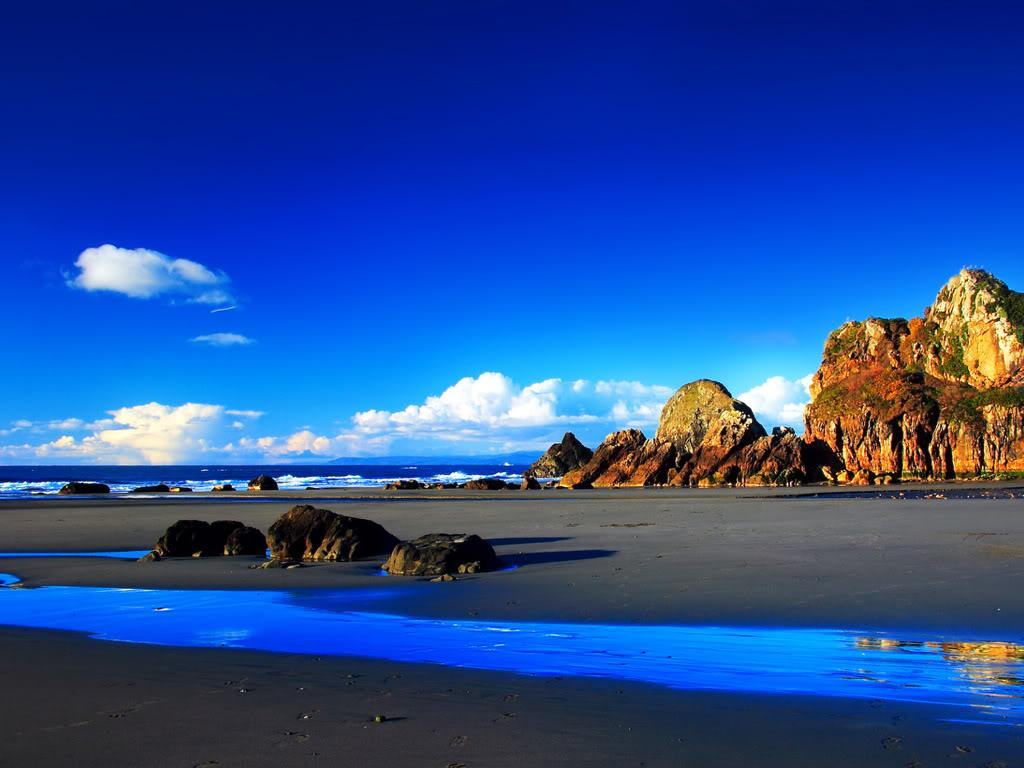
%> input picture visual1/images/praia.bmp, 1024 x 768 px
$ octave ex3_1.m   (GNU Octave 9; MATLAB toolbox functions it lacks are replaced by stand-ins)
%> lines starting %> are read from the running program, lines starting %| are printed output that depends on the picture
%fspecial
%imfilter

close all; clear;

%1.1.1
img = imread("images\praia.bmp");
%> img is the input picture: size 768x1024x3 uint8; mean R, G, B 37.3, 77, 153.4

N = 3;
radius = 5;
sigma = 1;
alpha = 0.01;
len = 50;
theta = 0; %angulo de rotacao

% Segundo exercício
filter = fspecial('average', N);
result1 = imfilter(img,filter,'replicate');

filter = fspecial('disk', radius);          % Tipo de blur
result2 = imfilter(img,filter,'replicate');

% Segundo exercício
filter = fspecial('gaussian', N, sigma);
result3 = imfilter(img,filter,'replicate');

filter = fspecial('laplacian', alpha);
result4 = imfilter(img,filter,'replicate');
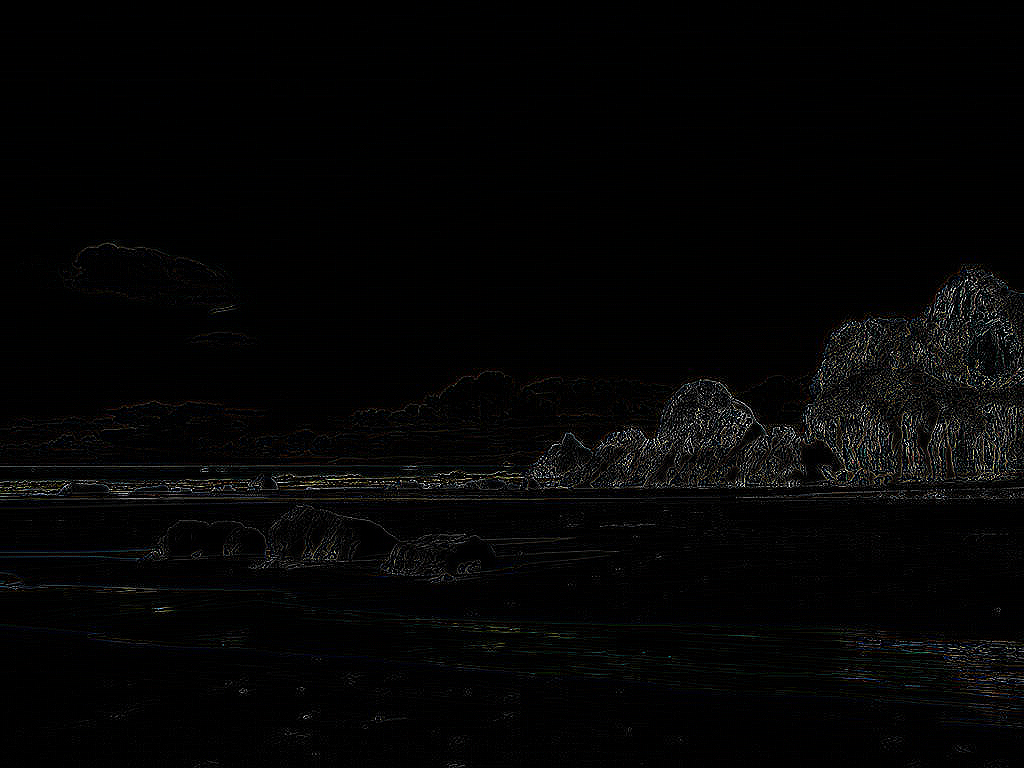
%> result4: size 768x1024x3 uint8; mean R, G, B 4.5, 4.5, 4.5

filter = fspecial('log', N, sigma);
result5 = imfilter(img,filter,'replicate');
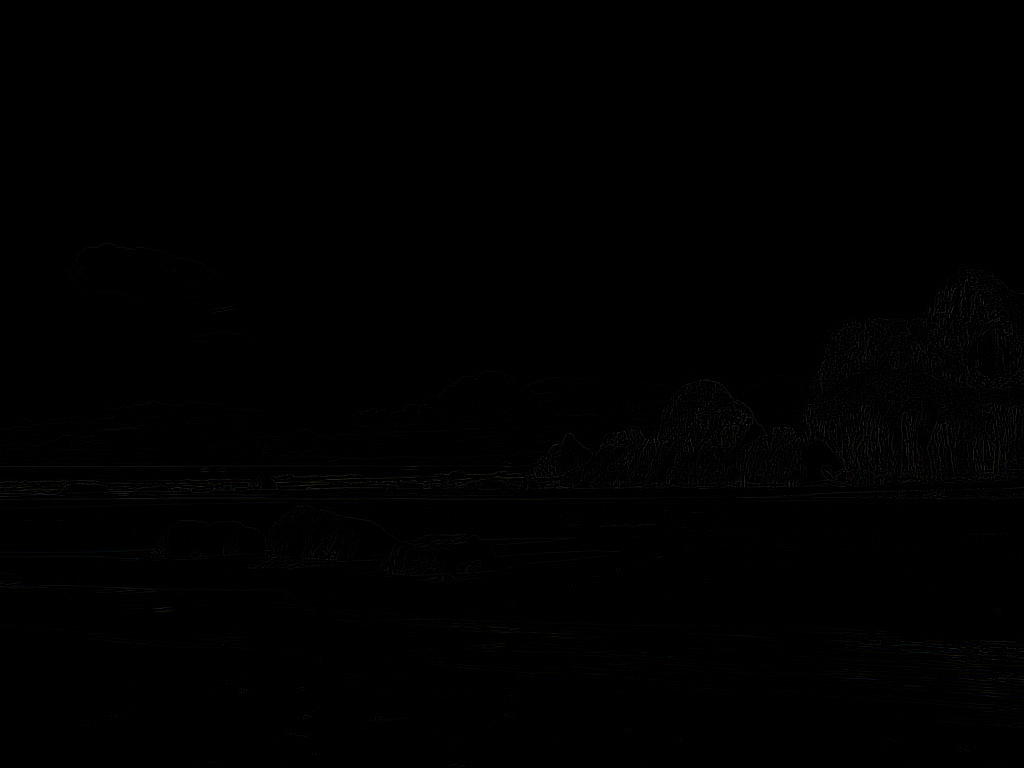
%> result5: size 768x1024x3 uint8; mean R, G, B 0.6, 0.6, 0.6

filter = fspecial('motion',len,theta);
result6 = imfilter(img,filter,'replicate');
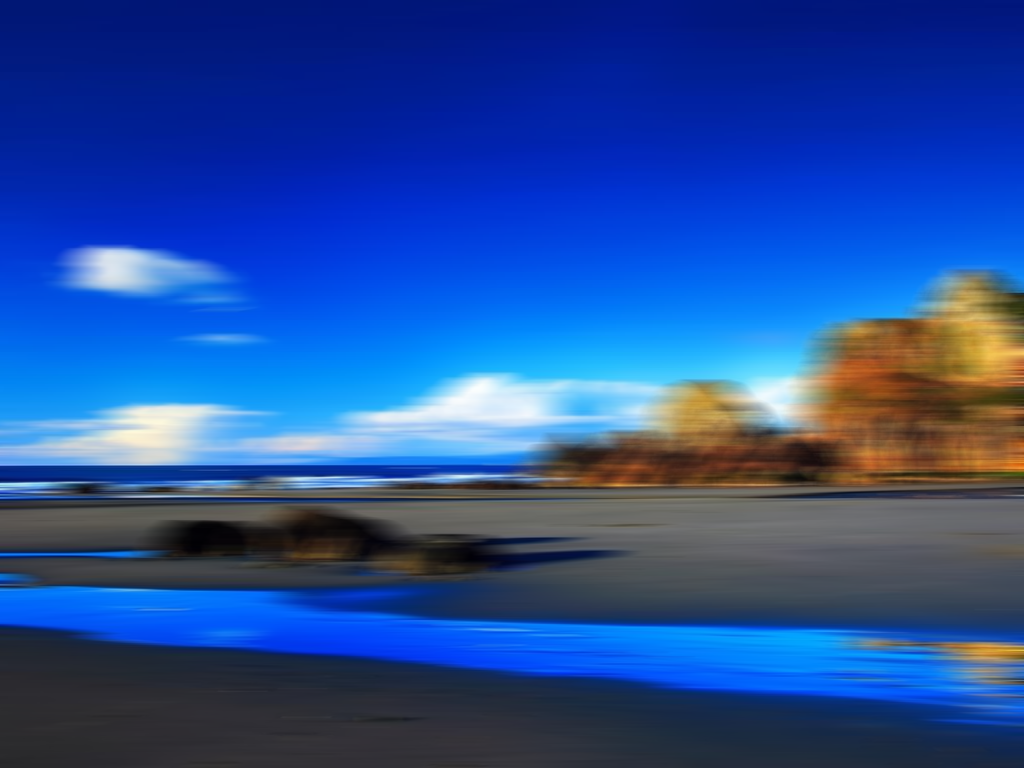
%> result6: size 768x1024x3 uint8; mean R, G, B 37.3, 77, 153.4; mean of the top-left, top-right, bottom-left and bottom-right quarters 84.2, 92.9, 90, 89.8

filter = fspecial('prewitt');
result7 = imfilter(img,filter,'replicate');

filter = fspecial('sobel');
result8 = imfilter(img,filter,'replicate');
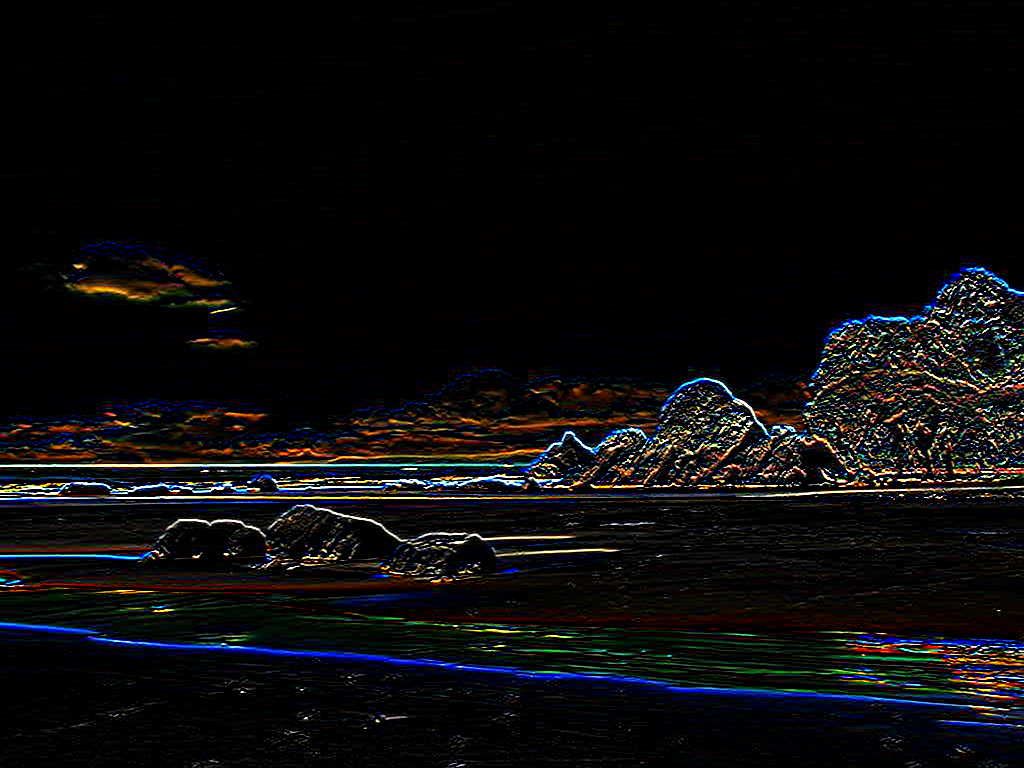
%> result8: size 768x1024x3 uint8; mean R, G, B 12.1, 11.5, 12.3

filter = fspecial('unsharp');
result9 = imfilter(img,filter,'replicate');
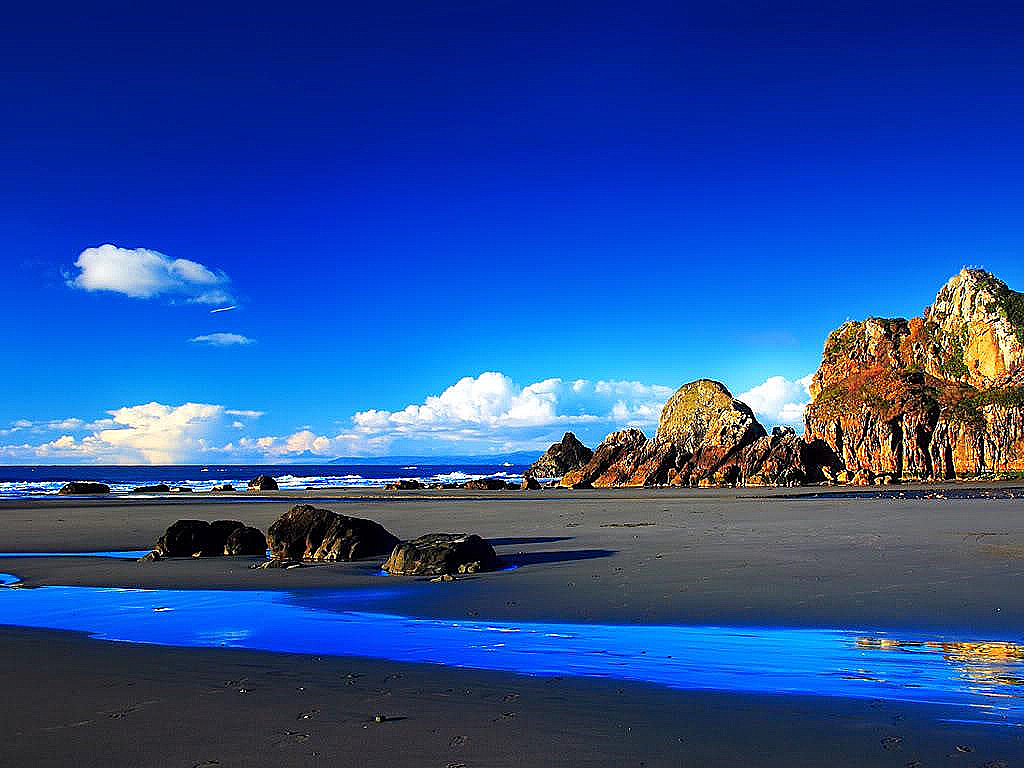
%> result9: size 768x1024x3 uint8; mean R, G, B 37.7, 77.5, 154.1

figure(1);

imshow(result1);
title('average', 'FontSize', 15);

figure(2);
imshow(result2);
title('disk', 'FontSize', 15);

figure(3);
imshow(result3);
title('gaussian', 'FontSize', 15);

figure(4);
imshow(result4);
title('laplacian', 'FontSize', 15);

figure(5);
imshow(result5);
title('log', 'FontSize', 15);

% figure(6);
% imshow(result6);
% title('motion', 'FontSize', 15);

figure(7);
imshow(result7);
title('perwitt', 'FontSize', 15);

figure(8);
imshow(result8);
title('sobel', 'FontSize', 15);


figure(9);
imshow(img);

$ run again, with visual1/images/elephant.bmp copied over visual1/images/praia.bmp
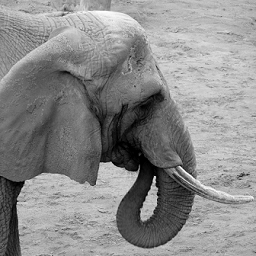
%> input picture visual1/images/elephant.bmp, 256 x 256 px
%> img is the input picture: size 256x256 uint8; min 0, max 255, mean 139.3
%> `result8 = imfilter(img,filter,'replicate');`:
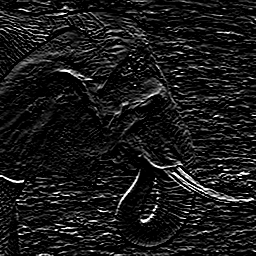
%> result8: size 256x256 uint8; min 0, max 255, mean 25.6
%> `result9 = imfilter(img,filter,'replicate');`:
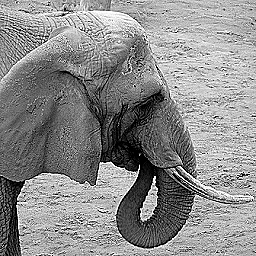
%> result9: size 256x256 uint8; min 0, max 255, mean 139.7

$ run again, with visual1/images/floresVermelhas.bmp copied over visual1/images/praia.bmp
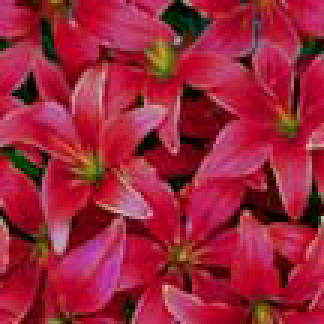
%> input picture visual1/images/floresVermelhas.bmp, 108 x 108 px (shown 3 times larger)
%> img is the input picture: size 108x108x3 uint8; mean R, G, B 157.1, 35.8, 58.1
%> `result8 = imfilter(img,filter,'replicate');`:
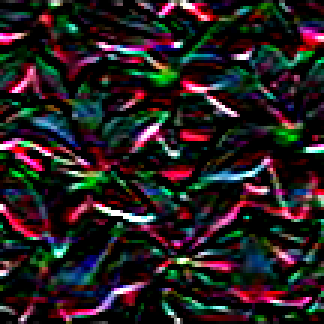
%> result8: size 108x108x3 uint8 (shown 3 times larger); mean R, G, B 38.7, 31.3, 32.8
%> `result9 = imfilter(img,filter,'replicate');`:
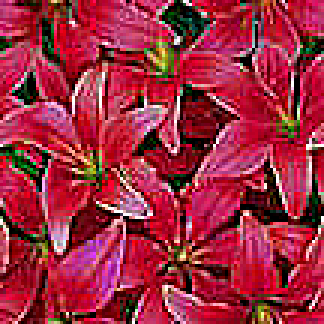
%> result9: size 108x108x3 uint8 (shown 3 times larger); mean R, G, B 157.1, 43.2, 63.3

$ run again, with visual1/images/folhasVerdes.bmp copied over visual1/images/praia.bmp
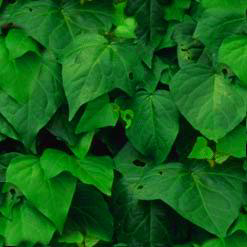
%> input picture visual1/images/folhasVerdes.bmp, 247 x 247 px
%> img is the input picture: size 247x247x3 uint8; mean R, G, B 19.4, 96.3, 24.4
%> `result8 = imfilter(img,filter,'replicate');`:
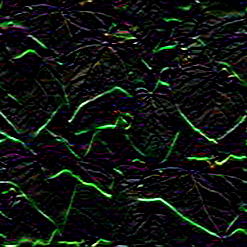
%> result8: size 247x247x3 uint8; mean R, G, B 14.1, 19.4, 15
%> `result9 = imfilter(img,filter,'replicate');`:
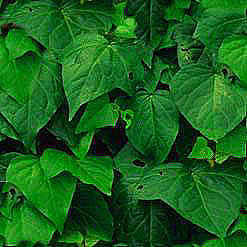
%> result9: size 247x247x3 uint8; mean R, G, B 22.2, 96.7, 27
